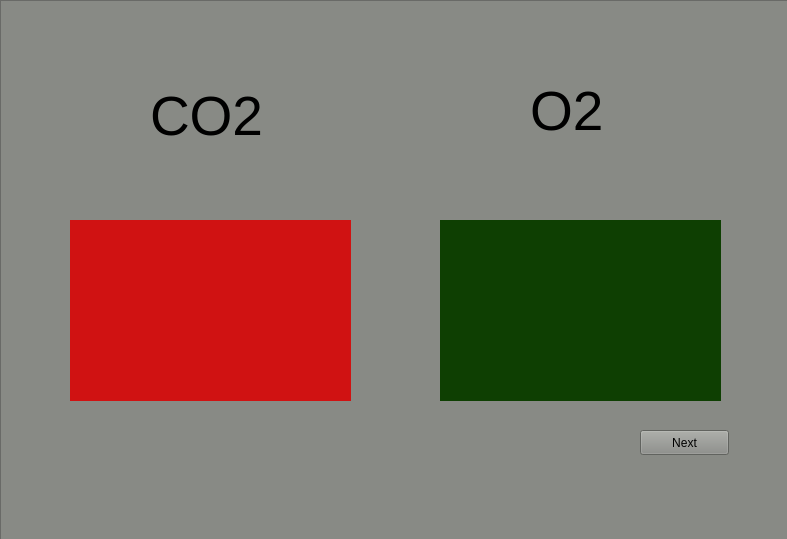
<?xml version="1.0" encoding="UTF-8"?>
<ui version="4.0">
 <class>Home</class>
 <widget class="QMainWindow" name="Home">
  <property name="geometry">
   <rect>
    <x>0</x>
    <y>0</y>
    <width>787</width>
    <height>539</height>
   </rect>
  </property>
  <property name="maximumSize">
   <size>
    <width>1080</width>
    <height>998</height>
   </size>
  </property>
  <property name="windowTitle">
   <string>MainWindow</string>
  </property>
  <widget class="QWidget" name="centralwidget">
   <widget class="QFrame" name="frame">
    <property name="geometry">
     <rect>
      <x>0</x>
      <y>0</y>
      <width>971</width>
      <height>831</height>
     </rect>
    </property>
    <property name="styleSheet">
     <string notr="true">background-color: rgb(136, 138, 133);</string>
    </property>
    <property name="frameShape">
     <enum>QFrame::StyledPanel</enum>
    </property>
    <property name="frameShadow">
     <enum>QFrame::Raised</enum>
    </property>
    <widget class="QWidget" name="widget" native="true">
     <property name="geometry">
      <rect>
       <x>420</x>
       <y>210</y>
       <width>311</width>
       <height>211</height>
      </rect>
     </property>
     <widget class="QPushButton" name="pushButton_2">
      <property name="geometry">
       <rect>
        <x>20</x>
        <y>10</y>
        <width>281</width>
        <height>181</height>
       </rect>
      </property>
      <property name="sizePolicy">
       <sizepolicy hsizetype="Expanding" vsizetype="Expanding">
        <horstretch>0</horstretch>
        <verstretch>0</verstretch>
       </sizepolicy>
      </property>
      <property name="styleSheet">
       <string notr="true">background-color: rgb(3, 98, 4);
background-color: rgb(14, 63, 2);</string>
      </property>
      <property name="text">
       <string/>
      </property>
     </widget>
     <widget class="QLabel" name="label_O2">
      <property name="geometry">
       <rect>
        <x>20</x>
        <y>10</y>
        <width>281</width>
        <height>181</height>
       </rect>
      </property>
      <property name="font">
       <font>
        <pointsize>44</pointsize>
       </font>
      </property>
      <property name="styleSheet">
       <string notr="true">background-color: rgb(14, 63, 2);</string>
      </property>
      <property name="text">
       <string>      </string>
      </property>
     </widget>
    </widget>
    <widget class="QWidget" name="widget_2" native="true">
     <property name="geometry">
      <rect>
       <x>50</x>
       <y>210</y>
       <width>321</width>
       <height>211</height>
      </rect>
     </property>
     <widget class="QPushButton" name="pushButton">
      <property name="geometry">
       <rect>
        <x>20</x>
        <y>10</y>
        <width>281</width>
        <height>181</height>
       </rect>
      </property>
      <property name="styleSheet">
       <string notr="true">
background-color: rgb(163, 21, 21);</string>
      </property>
      <property name="text">
       <string/>
      </property>
     </widget>
     <widget class="QLabel" name="label_CO2">
      <property name="geometry">
       <rect>
        <x>20</x>
        <y>10</y>
        <width>281</width>
        <height>181</height>
       </rect>
      </property>
      <property name="font">
       <font>
        <pointsize>44</pointsize>
       </font>
      </property>
      <property name="styleSheet">
       <string notr="true">background-color: rgb(208, 18, 18);
color: rgb(255, 255, 255);</string>
      </property>
      <property name="text">
       <string>     </string>
      </property>
     </widget>
    </widget>
    <widget class="QPushButton" name="Next_button">
     <property name="geometry">
      <rect>
       <x>640</x>
       <y>430</y>
       <width>89</width>
       <height>25</height>
      </rect>
     </property>
     <property name="text">
      <string>Next</string>
     </property>
    </widget>
    <widget class="QLabel" name="label">
     <property name="geometry">
      <rect>
       <x>150</x>
       <y>90</y>
       <width>111</width>
       <height>51</height>
      </rect>
     </property>
     <property name="font">
      <font>
       <pointsize>41</pointsize>
       <weight>50</weight>
       <bold>false</bold>
      </font>
     </property>
     <property name="text">
      <string>CO2</string>
     </property>
    </widget>
    <widget class="QLabel" name="label_2">
     <property name="geometry">
      <rect>
       <x>530</x>
       <y>80</y>
       <width>111</width>
       <height>61</height>
      </rect>
     </property>
     <property name="font">
      <font>
       <pointsize>41</pointsize>
      </font>
     </property>
     <property name="text">
      <string>O2</string>
     </property>
    </widget>
   </widget>
  </widget>
  <widget class="QMenuBar" name="menubar">
   <property name="geometry">
    <rect>
     <x>0</x>
     <y>0</y>
     <width>787</width>
     <height>22</height>
    </rect>
   </property>
  </widget>
 </widget>
 <resources/>
 <connections/>
</ui>
